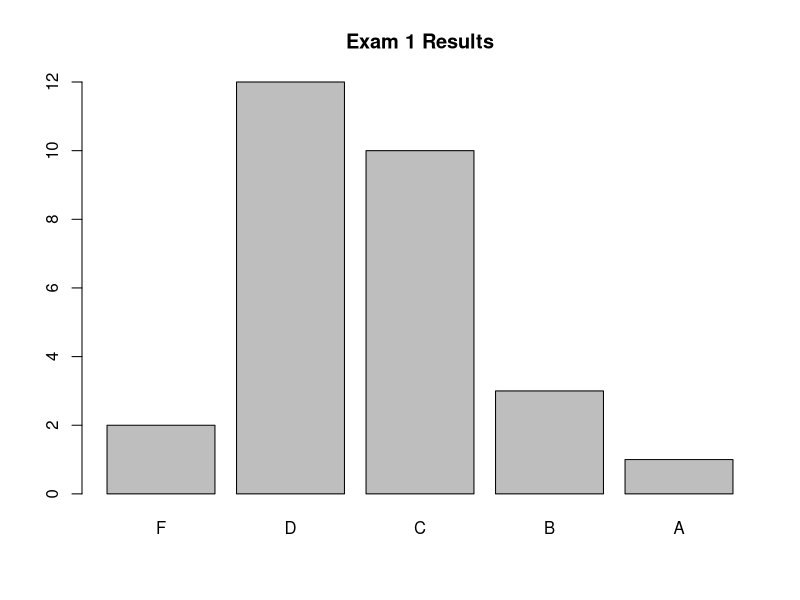

This chart was generated by the following R code: (Note: this script raises an error after producing the figure.)
## ---- chunk 1
g <- data.frame(q1    = c(15, 12, 15, 15, 13, 15, 15, 14, 11, 15, 15, 15, 15, 15, 13, 15,   15, 11, 15, 15,   15, 15, 15, 15, 15, 15, 15, 15),
                q2    = c(9,  12, 8,  8,  6,  10, 9,  8,  6,  10, 6,  11, 14, 8,  4,  13,   7,  10, 8,  7,    13, 8,  8,  3,  4,  9,  3,  4),
                q3    = c(19, 0,  16, 19, 18, 19, 17, 15, 16, 19, 12, 18, 19, 18, 15, 19.5, 19, 19, 18, 19.5, 18, 20, 15, 16, 16, 17, 15, 15),
                q4    = c(17, 15, 0,  8,  8,  10, 6,  15, 8,  20, 2,  17, 6,  6,  5,  20,   10, 16, 8,  8,    5,  8,  5,  8,  8,  15, 18, 12),
                q5    = c(25, 23, 16, 19, 22, 24, 19, 17, 16, 24, 22, 24, 25, 28, 21, 22,   19, 12, 26, 21,   16, 14, 21, 17, 17, 18, 18, 20),
                bonus = c(5,   0,  5,  5,  5,  0,  0,  0,  5,  0,  5,  0,  0,  0,  0,  0,    0,  0,  0,  0,    0,  0,  0,  0,  0,  0,  5, 0))
g$grades <- g$q1 + g$q2 + g$q3 + g$q4 + g$q5 + g$bonus
summary(g$grades)

g$lgrades <- ifelse (g$grades<60, 'F', ifelse (g$grades<70, 'D', ifelse (g$grades<80, 'C', ifelse (g$grades<90, 'B', 'A'))))
g$lgrades <- factor(g$lgrades, c('F', 'D', 'C', 'B', 'A'))
barplot(table(g$lgrades))
title('Exam 1 Results')
## ---- chunk 2
g2 <- data.frame(question = c(rep('q1', length(g$q1)),
                              rep('q2', length(g$q2)),
                              rep('q3', length(g$q3)),
                              rep('q4', length(g$q4)),
                              rep('q5', length(g$q5)),
                              rep('bonus', length(g$bonus))),
                 score = 100*c(g$q1/15, g$q2/15, g$q3/20, g$q4/20, g$q5/30, g$bonus/5))
plot(g2$question, g2$score)
title('Individual Question Results')
## ---- chunk 3
points <- c(20, 25, 15, 15, 15, 15)
g <- data.frame(q1 = points[1] - c(0, 4,  6, 0, 0, 0, 0,  0,  4,  0, 0, 0,  0,  0,  0,  6,  0,  0,  0,  0, 0, 0, 0,  5, 0,  0,  0),
                q2 = points[2] - c(5, 8, 13, 3, 1, 3, 4, 15, 12,  4, 6, 5, 10, 14,  9, 12, 10,  3, 14, 15, 4, 2, 1,  7, 4,  3,  7),
                q3 = points[3] - c(2, 5, 12, 2, 0, 2, 0, 10,  8,  4, 2, 3,  5,  4, 10, 10,  3,  5,  5, 10, 4, 2, 4,  4, 1,  1,  5),
                q4 = points[4] - c(2, 3, 10, 7, 3, 3, 1,  4,  7, 15, 6, 7,  8,  7, 12, 13, 12,  4, 12,  8, 7, 0, 4, 10, 2,  5,  8),
                q5 = points[5] - c(3, 0,  9, 0, 0, 0, 8,  2,  8,  8, 2, 2,  2,  3,  0,  8,  0,  1,  8,  2, 0, 0, 0,  7, 0,  5,  0),
                q6 = points[6] - c(3, 8, 11, 8, 6, 1, 5,  2,  9,  6, 9, 8,  7,  6, 12,  5,  9,  0,  9,  8, 5, 2, 5,  7, 8, 15, 15))
g$grades <- rowSums(g)
summary(g$grades)

g$lgrades <- ifelse (g$grades<60, 'F', ifelse (g$grades<70, 'D', ifelse (g$grades<80, 'C', ifelse (g$grades<90, 'B', 'A'))))
g$lgrades <- factor(g$lgrades, c('F', 'D', 'C', 'B', 'A'))
barplot(table(g$lgrades))
title('Exam 2 Results')
## ---- chunk 4
g2 <- data.frame(question = c(rep('q1', length(g$q1)),
                              rep('q2', length(g$q2)),
                              rep('q3', length(g$q3)),
                              rep('q4', length(g$q4)),
                              rep('q5', length(g$q5)),
                              rep('q6', length(g$q6))),
                 score = 100*c(g$q1/points[1], g$q2/points[2], g$q3/points[3], g$q4/points[4], g$q5/points[5], g$q6/points[6]))
plot(g2$question, g2$score)
title('Individual Question Results')
## ---- chunk 5
points <- c(10, 10, 10, 6, 6, 10, 10, 15, 15, 8, 10)
g <- data.frame(q1a    = points[1]  - c(0,  1, 0,  1,  1,  1,  4, 4,  1, 0, 4, 2,  1, 2,  5, 2, 5,  1, 3,  3,  2, 4,  4,  2),
                q1b    = points[2]  - c(0,  0, 0,  2,  0,  3,  5, 4,  1, 0, 4, 0,  2, 0,  1, 0, 0,  2, 0,  0,  1, 0,  8,  3),
                qbonus =              c(7,  8, 1,  0,  4,  1,  1, 0,  3, 1, 1, 8,  0, 7,  0, 0, 5,  6, 1, 10,  0, 2,  0,  4),
                q2a    = points[4]  - c(0,  0, 0,  0,  0,  0,  1, 0,  0, 0, 0, 0,  0, 0,  0, 0, 0,  0, 2,  0,  0, 0,  2,  1),
                q2b    = points[5]  - c(0,  0, 0,  0,  0,  1,  0, 2,  1, 0, 2, 1,  0, 1,  1, 1, 0,  2, 0,  0,  2, 1,  3,  2),
                q2c    = points[6]  - c(0,  1, 0,  0,  1,  0,  2, 0,  0, 0, 2, 0,  0, 0,  0, 0, 3,  3, 2,  0,  0, 2,  1,  1),
                q2d    = points[7]  - c(0,  0, 4,  2,  0,  2,  2, 5,  1, 0, 5, 4,  1, 0,  2, 3, 1,  4, 6,  0,  5, 2,  6,  6),
                q3     = points[8]  - c(0,  0, 6, 10,  8,  8, 12, 3,  0, 0, 0, 0,  0, 0,  8, 6, 0,  0, 3,  0,  5, 1, 10, 13),
                q4     = points[9]  - c(0,  0, 0, 12, 12, 13,  3, 9,  0, 0, 0, 0,  6, 0, 12, 4, 0, 10, 8,  0, 10, 2,  8, 11),
                q5     = points[10] - c(0,  0, 0,  6,  4,  8,  4, 5,  0, 0, 3, 0,  0, 0,  8, 3, 0,  6, 5,  3,  0, 3,  6,  6),
                q6     = points[11] - c(2, 10, 5,  5,  1, 10,  4, 2, 10, 0, 7, 9, 10, 4, 10, 8, 5,  7, 7,  1,  7, 8,  8,  4))
g$grades <- rowSums(g)
summary(g$grades)

g$lgrades <- ifelse (g$grades<60, 'F', ifelse (g$grades<70, 'D', ifelse (g$grades<80, 'C', ifelse (g$grades<90, 'B', 'A'))))
g$lgrades <- factor(g$lgrades, c('F', 'D', 'C', 'B', 'A'))
barplot(table(g$lgrades))
title('Final Exam Results')
## ---- chunk 6
g2 <- data.frame(question = c(rep('q1a', length(g$q1a)),
                              rep('q1b', length(g$q1b)),
                              rep('q2a', length(g$q2a)),
                              rep('q2b', length(g$q2b)),
                              rep('q2c', length(g$q2c)),
                              rep('q2d', length(g$q2d)),
                              rep('q3', length(g$q3)),
                              rep('q4', length(g$q4)),
                              rep('q5', length(g$q5)),
                              rep('q6', length(g$q6)),
                              rep('bonus', length(g$qbonus))),
                 score = 100*c(g$q1a/points[1], g$q1b/points[2], 
                               g$q2a/points[4], g$q2b/points[5], g$q2c/points[6], g$q2d/points[7], 
                               g$q3/points[8], g$q4/points[9], g$q5/points[10], g$q6/points[11],
                               g$qbonus/points[3]))
plot(g2$question, g2$score)
title('Individual Question Results')
